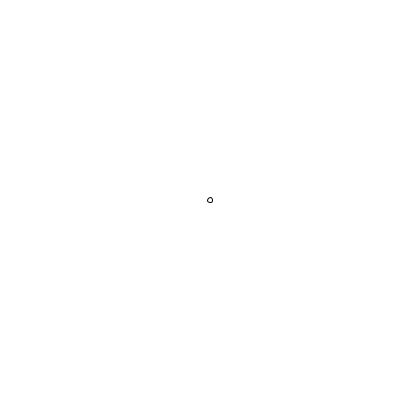
Frame 1 (no input)
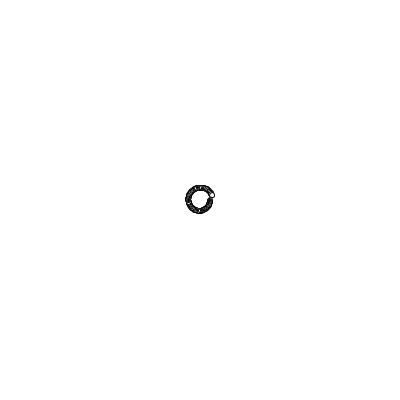
Frame 60 (the mouse pressed at the canvas centre just before this capture)
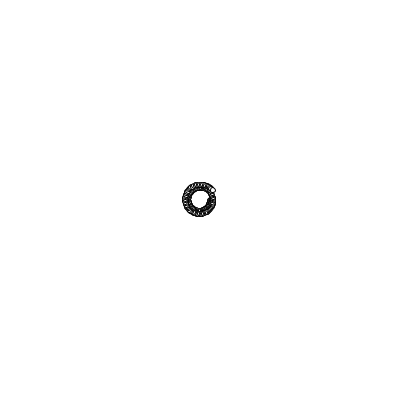
Frame 120 (the mouse held since frame 60 and released just before this capture)

The Processing sketch that drew these frames (run headless with seeded random() and noise(); from frame 60 on, the mouse is pressed at the canvas centre):

// Processing sketch: homework_for_week_2
// ── homework_for_week_2.pde
float angle = 0;
float radius = 10;
float angleIncrement = 0.1;

void setup() {
  size(400, 400);
  background(255);
  smooth();
}

void draw() {
  float x = width / 2 + cos(angle) * radius;
  float y = height / 2 + sin(angle) * radius;

  ellipse(x, y, 5, 5);

  angle += angleIncrement;
  radius += 0.05;  // You can adjust this increment for a tighter or looser spiral
}
